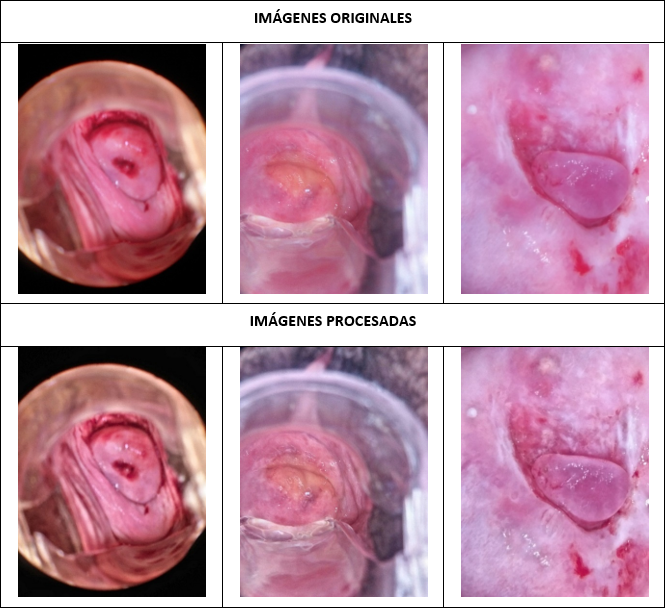
#> input picture TFG_mgonzalezp/images/images.png, 665 x 608 px; its folder holds only this picture in this run
$ python -i img_CleanProgram_resize.py   (imports and definitions only)   (older library calls are emulated)
#> lines starting #> are read from the running program, lines starting #| are printed output that depends on the picture
#> in image_enhancement_pipeline, image is the input picture: shape (608, 665, 4); mean B, G, R, A 170.4, 151, 193.5, 255
### TFG_mgonzalezp/obtain_enhancement_metrics.py
import os
import cv2
import numpy as np
import pandas as pd
import matplotlib.pyplot as plt
from skimage.measure import shannon_entropy
from skimage.metrics import structural_similarity as ssim
from concurrent.futures import ThreadPoolExecutor

# Metric calculations
def calculate_psnr(img1, img2):
    mse = np.mean((img1 - img2) ** 2)
    if mse == 0: return float('inf')  # Avoid division by zero
    return 20 * np.log10(255.0 / np.sqrt(mse))

# [7 lines left out: function calculate_ssim, not called in this run]

def calculate_mse(img1, img2):
    return np.mean((img1 - img2) ** 2)

# [46 lines left out: functions calculate_entropy, calculate_sharpness, calculate_contrast, calculate_1image_metrics, calculate_colorfulness, not called in this run]


def calculate_metrics(original_img, modified_img):
    psnr = calculate_psnr(original_img, modified_img)
    ssim_value = calculate_ssim(original_img, modified_img)
    mse = calculate_mse(original_img, modified_img)
    return round(psnr, 2), round(ssim_value, 2), round(mse, 2)

# Function to calculate averages of metrics
# [25 lines left out: functions calculate_averages, generate_unique_csv_name, save_results_to_csv, not called in this run]

### TFG_mgonzalezp/img_CleanProgram_resize.py
import numpy as np
import cv2
import os
import time
from concurrent.futures import ThreadPoolExecutor, as_completed
import pandas as pd

from obtain_enhancement_metrics import (
    calculate_1image_metrics,
    calculate_metrics,
    save_results_to_csv,
    calculate_colorfulness
)

def resize_image(image, target_size=(1024, 1365)):
    """Resize image to target size (320x320)."""
#> called with target_size = (1024, 1365)
    return cv2.resize(image, target_size, interpolation=cv2.INTER_AREA)
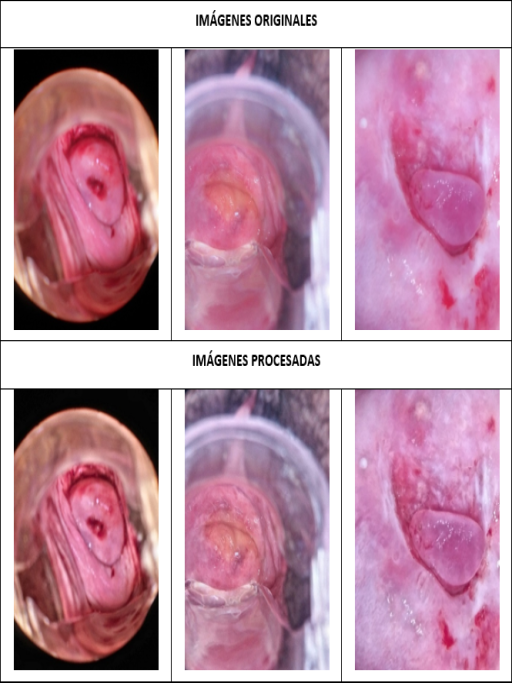
#> returned value: shape (1365, 1024, 4) (shown at 1/2 size); mean of channels 0, 1, 2, 3 170.4, 151, 193.5, 255; drawn as B, G, R

def apply_median_filter(image, ksize=3):
    """Apply Median filter to reduce noise."""
#> called with ksize = 3
    return cv2.medianBlur(image, ksize)

def clahe_lab(image):
    """Enhance contrast using CLAHE in LAB color space."""
    lab = cv2.cvtColor(image, cv2.COLOR_BGR2LAB)
#> lab: shape (1365, 1024, 3); mean of channels 0, 1, 2 169.9, 147.5, 125.1
    l, a, b = cv2.split(lab)
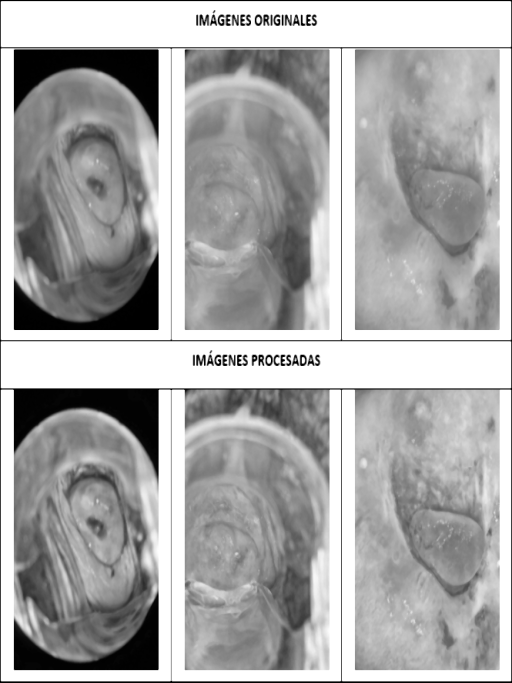
#> l: shape (1365, 1024) (shown at 1/2 size); min 0, max 255, mean 169.9
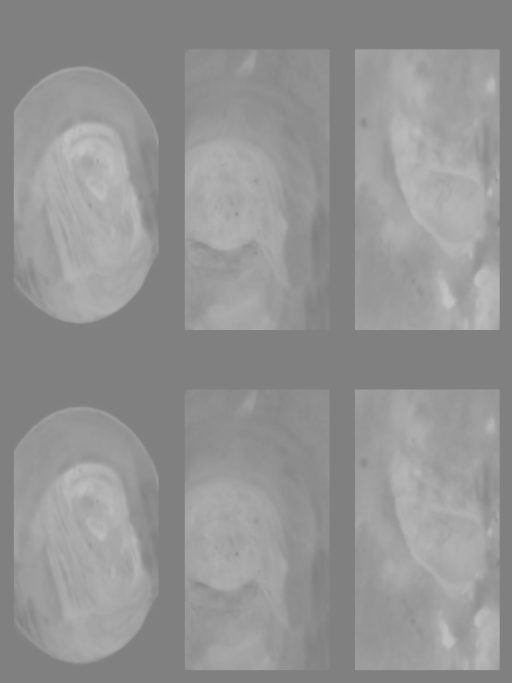
#> a: shape (1365, 1024) (shown at 1/2 size); min 126, max 195, mean 147.5
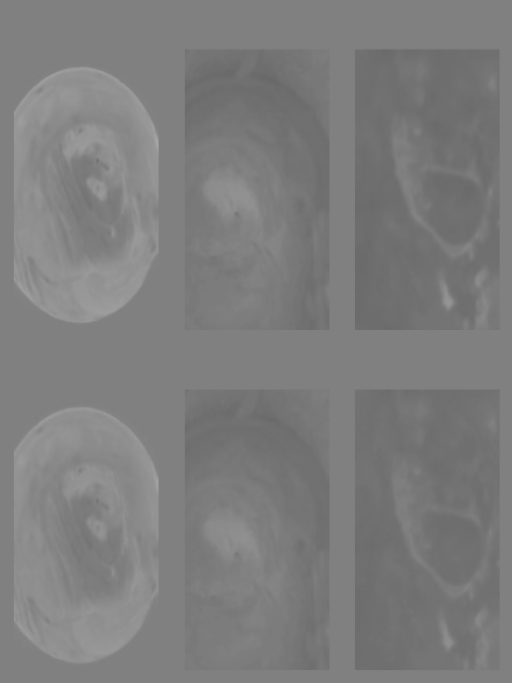
#> b: shape (1365, 1024) (shown at 1/2 size); min 102, max 167, mean 125.1
    clahe = cv2.createCLAHE(clipLimit=1.012, tileGridSize=(26, 26))
    l_clahe = clahe.apply(l)
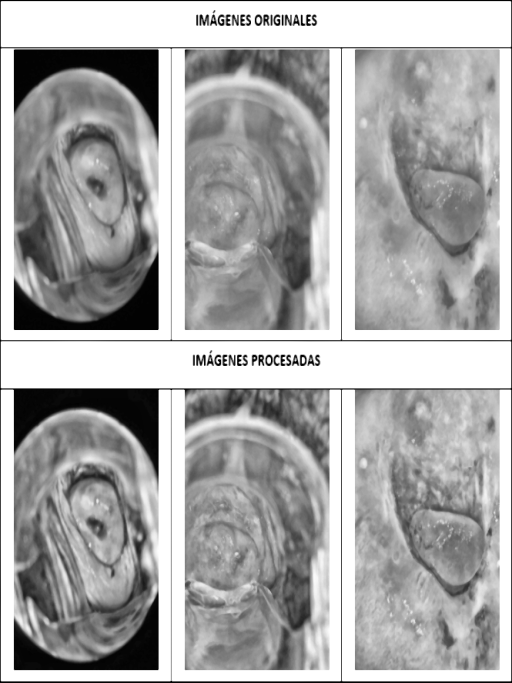
#> l_clahe: shape (1365, 1024) (shown at 1/2 size); min 1, max 255, mean 169.3
    return cv2.cvtColor(cv2.merge((l_clahe, a, b)), cv2.COLOR_LAB2BGR)
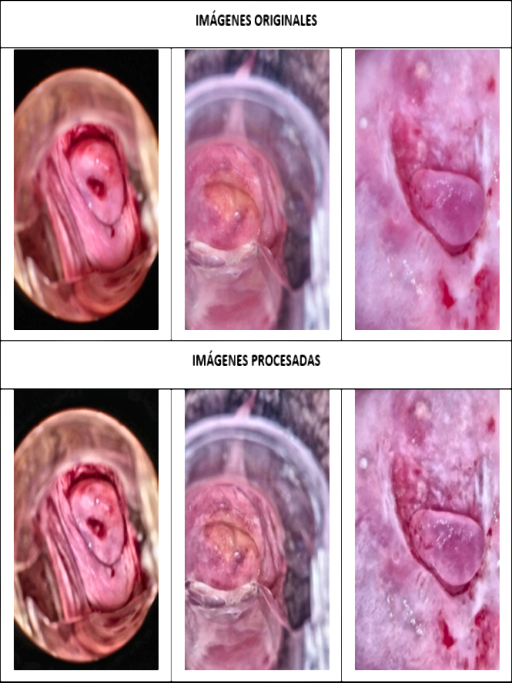
#> returned value: shape (1365, 1024, 3) (shown at 1/2 size); mean B, G, R 170.2, 150.8, 193.2

def apply_sharpening(image):
    """Sharpen image using a convolution kernel."""
    kernel = np.array([[0, -1, 0], [-1, 5, -1], [0, -1, 0]], dtype=np.float32)
    return cv2.filter2D(image, -1, kernel)

def reduce_saturation(image, scale=0.9):
    """Reduce image saturation by a specified factor."""
#> called with scale = 0.9
    hsv = cv2.cvtColor(image, cv2.COLOR_BGR2HSV)
#> hsv: shape (1365, 1024, 3); mean H, S, V 92.6, 64.4, 194.6
    hsv[..., 1] = np.clip(hsv[..., 1] * scale, 0, 255).astype(np.uint8)
#> hsv: shape (1365, 1024, 3); mean H, S, V 92.6, 57.6, 194.6
    return cv2.cvtColor(hsv, cv2.COLOR_HSV2BGR)


def image_enhancement_pipeline(image_path, save_folder):
    """Process an image and calculate enhancement metrics."""
    image = cv2.imread(image_path, cv2.IMREAD_UNCHANGED)
    if image is None:
        print(f"Error: Couldn't load the image from {image_path}")
        return None

    image = resize_image(image)
    denoised = apply_median_filter(image)
    contrast_corrected = clahe_lab(denoised)
    reduced_saturation = reduce_saturation(contrast_corrected, scale=0.9)
    sharpened = apply_sharpening(reduced_saturation)
    normalized = cv2.normalize(sharpened, None, 0, 255, cv2.NORM_MINMAX)

    filename = os.path.basename(image_path)
    save_path = os.path.join(save_folder, f"{os.path.splitext(filename)[0]}.png")
    cv2.imwrite(save_path, normalized)

    psnr, ssim, mse = calculate_metrics(image, normalized)
    entropy, sharpness, contrast = calculate_1image_metrics(normalized)
    colorfulness = calculate_colorfulness(normalized)

    return {
        "image_name": filename,
        "psnr_value": psnr,
        "ssim_value": ssim,
        "mse_value": mse,
        "entropy_gray": entropy,
        "contrast_gray": contrast,
        "sharpness_gray": sharpness,
        "colorfulness": colorfulness,
    }

def process_images_in_folder(folder_path, save_folder):
    """Retrieve image paths from a folder."""
    os.makedirs(save_folder, exist_ok=True)
    return [
        os.path.join(folder_path, fname)
        for fname in os.listdir(folder_path)
        if fname.lower().endswith((".jpg", ".png", ".jpeg", ".bmp"))
    ]

def process_images_in_parallel(image_paths, save_folder, max_workers=8):
    """Process images concurrently using ThreadPoolExecutor."""
    results = []
    with ThreadPoolExecutor(max_workers=max_workers) as executor:
        futures = {executor.submit(image_enhancement_pipeline, img, save_folder): img for img in image_paths}
        for future in as_completed(futures):
            try:
                result = future.result()
                if result:
                    results.append(result)
            except Exception as e:
                print(f"Error processing {futures[future]}: {e}")
    return results

def calculate_stats(results):
    """Calculate mean and standard deviation for each metric using NumPy arrays."""
    if not results:
        return {}

    metrics = {key: np.array([res[key] for res in results], dtype=np.float32) for key in results[0] if
               key != "image_name"}

    return {metric: {"mean": np.mean(values), "std_dev": np.std(values)} for metric, values in metrics.items()}

# [25 lines not run here, left out]

#> (the run stopped early here; a loop or call above may not have finished)
